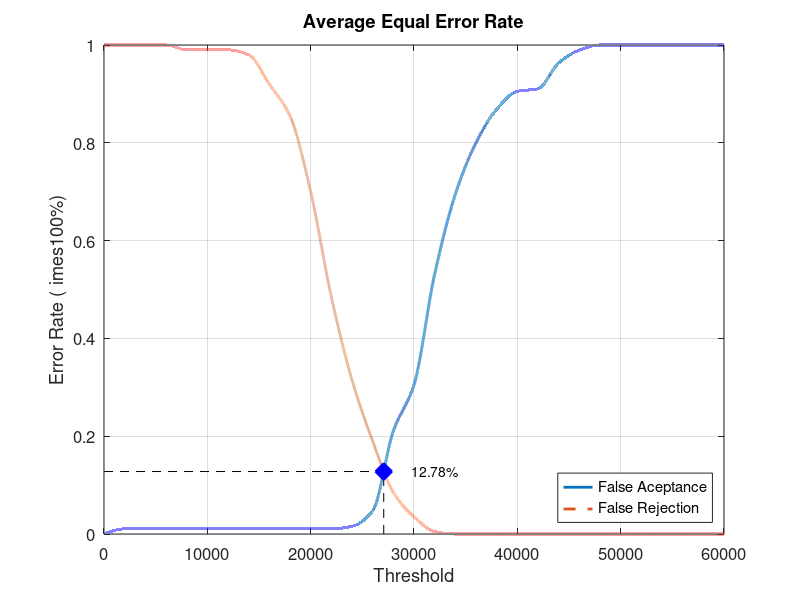
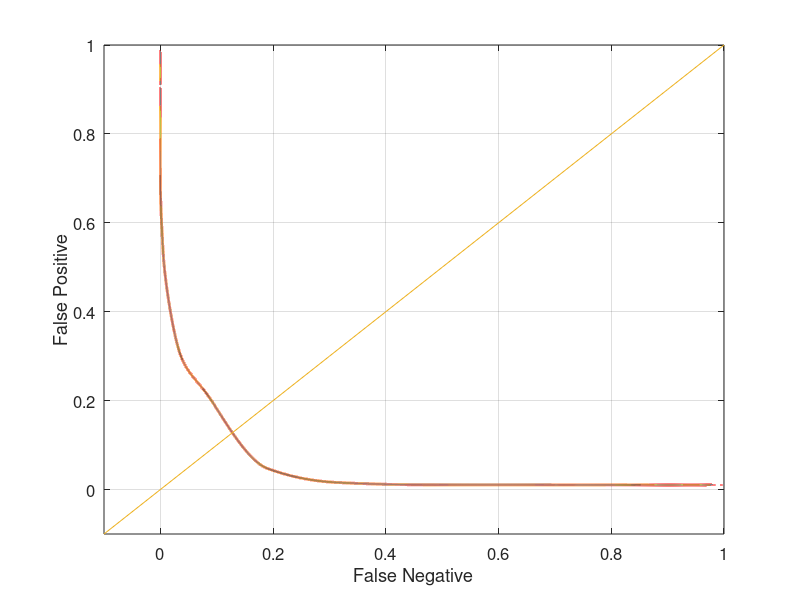

Write MATLAB code to recreate these figures, in order.
close all;
clear;
clc;
x = 0:2000:60000;
xq = 0:0.5:60000;

y0 = [0 0.0105263 0.0105263 0.0105263 0.0105263 0.0105263 0.0105263 0.0105263 0.0105263 0.0105263 0.0105263 0.0105263 0.0157895 0.0473684 0.210526 0.305263 0.531579 0.694737 0.8 0.868421 0.905263 0.910526 0.963158 0.989474 1 1 1 1 1 1 1]
yy0 = interp1(x, y0, xq, 'pchip');
y1 = [1 1 1 1 0.99 0.99 0.99 0.98 0.92 0.855 0.7 0.485 0.315 0.19 0.085 0.035 0.005 0 0 0 0 0 0 0 0 0 0 0 0 0 0]
yy1 = interp1(x, y1, xq, 'pchip');

% Calculating EER: 
y2 = abs(y0 - y1);
find(y2 == min(y2))
yy2 = abs(yy0 - yy1);
xEER = find(yy2 == min(yy2));
xEERIndex = xq(xEER) % X-axis EER
yEER = yy0(xEER) % Y-axis EER

main = figure
plot(xq, yy0,'-','LineWidth', 2);	hold on
plot(xq, yy1,'--','LineWidth', 2);	hold on
plot([xEERIndex xEERIndex], [0 yEER], 'k--');	hold on
plot([0 xEERIndex], [yEER yEER], 'k--');	hold on
plot(xEERIndex, yEER, 'bx', 'LineWidth', 10);	hold on
text(xEERIndex + 10 * xEERIndex / 100, yEER, [num2str(round((10000 * yEER)) / 100) '%'])
legend('False Aceptance', 'False Rejection', 'Location', 'SouthEast')
xlabel('Threshold')
ylabel('Error Rate (	imes100%)')
title('Average Equal Error Rate')
set(gca, 'FontSize', 12)
axis([0 60000 0 1])
grid on

print(main, 'Database1_4Main', '-dpng');
FNRxFPR = figure('Color', [1 1 1]);
plot(yy1, yy0, '-', yy1, yy0, 'LineWidth', 2);
hold on
y = -0.1:0.1:1
plot(y, y); 
set(gca, 'FontSize', 12)
xlabel('False Negative')
ylabel('False Positive')
axis([-0.1 1 -0.1 1])
set(gca, 'FontSize', 12)
grid on

print(FNRxFPR, 'Database1_4FNRxFPR','-dpng');
